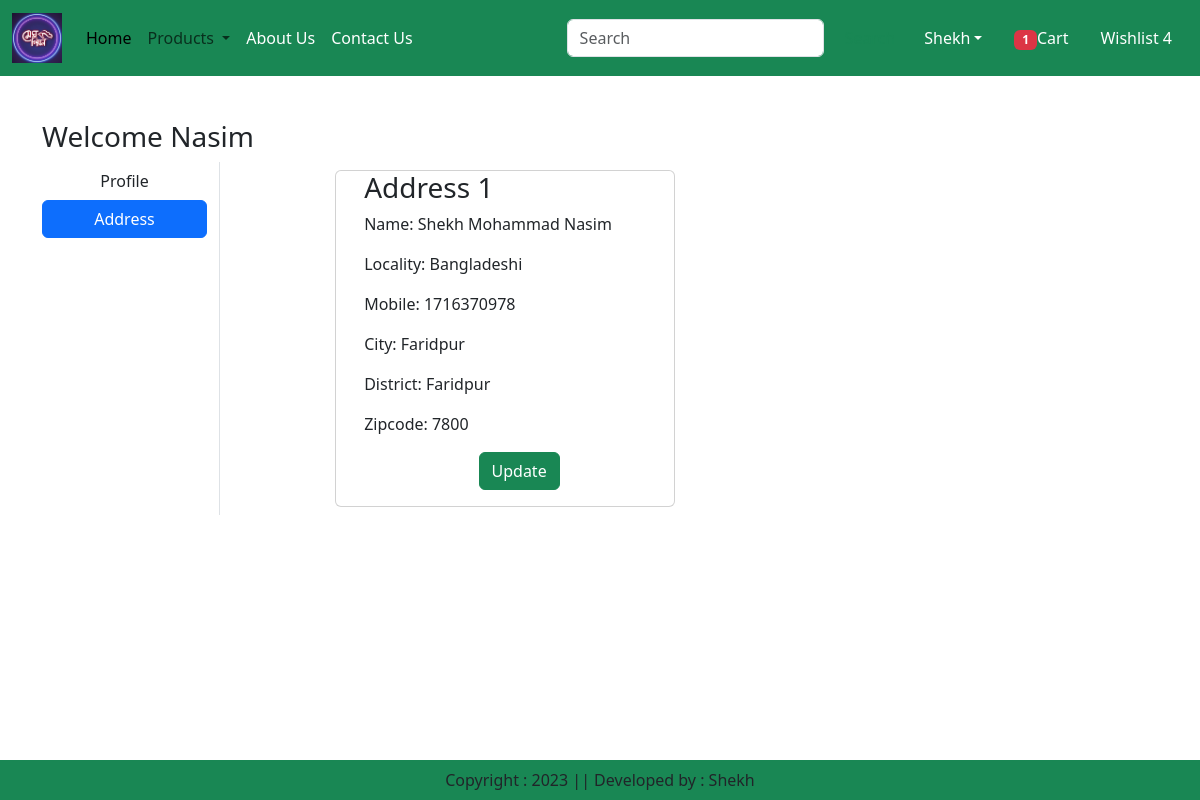
/address/ (signed in), run on the app's committed database.
### app/models.py (models this page shows, shortened)
class Customer(models.Model):
    user = models.ForeignKey(User, on_delete=models.CASCADE)
    name = models.CharField(max_length=200)
    locality = models.CharField(max_length=200)
    city = models.CharField(max_length=50)
    mobile = models.IntegerField(default=0)
    zipcode = models.IntegerField()
    district = models.CharField(choices=DISTRICT_CHOICE,max_length=100)

### app/views.py (the view)
# urls.py: path("address/", views.address,name="address"),
def address(request):
    add = Customer.objects.filter(user=request.user)
    totalitem = 0
    if request.user.is_authenticated:
        totalitem=len(Cart.objects.filter(user=request.user))
    return render(request,"app/address.html",locals())

### app/templates/app/address.html (shortened to what this page needs)
{% extends 'app/base.html' %}
{% load static %}
{% block main-content %}
<br><br><br>
<div class="container my-5">
    <div class="row">
        <h3>Welcome <span class="text-capitalize">{{request.user}}</span></h3>
        <div class="col-sm-2 border-end">
            <ul class="list-unstyled">
                <li class="d-grid"><a href="{% url 'profile' %}" class="btn">Profile</a></li>
                <li class="d-grid"><a href="{% url 'address' %}" class="btn btn-primary">Address</a></li>
            </ul>
        </div>
        <div class="col-sm-8 offset-sm-1">
            <div class="row">
                {% for ad in add %}
                <div class="col-sm-6">
                    <div class="card m-2">
                        <div "card-body">
                            <div class="offset-sm-1">
                            <h3>Address {{forloop.counter}}</h3>
                            <p>Name: {{ad.name}}</p>
                            <p>Locality: {{ad.locality}}</p>
                            <p>Mobile: {{ad.mobile}}</p>
                            <p>City: {{ad.city}}</p>
                            <p>District: {{ad.district}}</p>
                            <p>Zipcode: {{ad.zipcode}}</p>
                            <p class="text-center"><a href="{% url 'updateAddress' pk=ad.id %}" type="button" class="btn btn-success">Update</a></p>
                            </div>
                        </div>
                    </div>
                </div>
                {% endfor %}
            </div>
        </div>
    </div>
</div>
{% endblock main-content %}

### data on the page
Customer: name "Shekh Mohammad Nasim", locality "Bangladeshi", mobile "1716370978", city "Faridpur", district "Faridpur", zipcode "7800"

### other printed values
{{ totalitem }} "1"
{{ request.user }} "Nasim"
